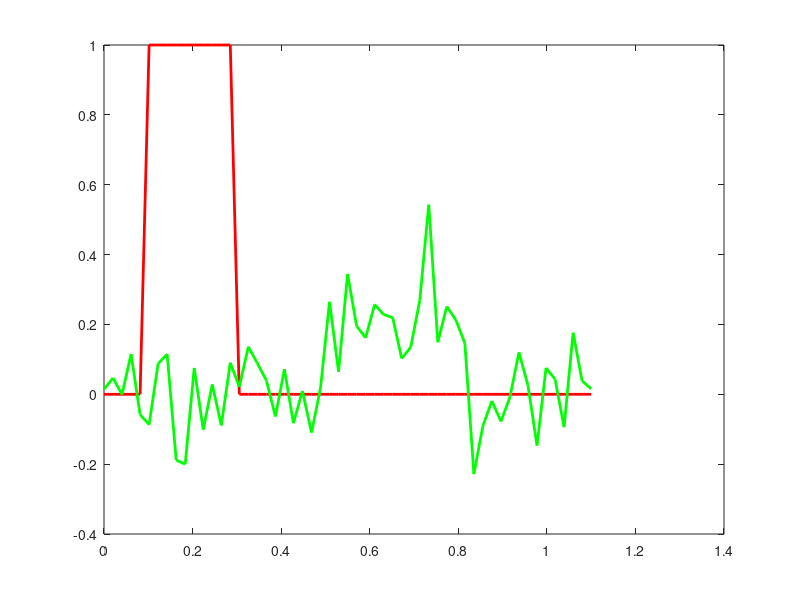

This chart was generated by the following MATLAB code: (Note: this script raises an error after producing the figure.)
% SPS Short Course: Radar Signal Processing Mastery
% Theory and Hands-On Applications with mmWave MIMO Radar Sensors
% Date: 7-11 October 2024
% Time: 9:00AM-11:00AM ET (New York Time)
% Presenter: Mohammad Alaee-Kerahroodi

close all
clear
clc

rng(2024)
% Constants
c = 3e8;            % Speed of light in m/s
fc = 150e6;         % Carrier frequency in Hz
lambda = c / fc;    % Wavelength in meters
vrTarget1 = 100;    % Radial speed of the target in m/s
vrTarget2 = 70;     % Radial speed of the target in m/s

% Doppler frequency calculation
fdTarget1 = 2 * vrTarget1 / lambda;  % Doppler frequency in Hz
fdTarget2 = 2 * vrTarget2 / lambda;  % Doppler frequency in Hz

% Parameters
PRI = 1e-3;         % Pulse Repetition Interval 
PRF = 1/PRI;        % Pulse Repetition Frequency 
nPulse = 1;         % Number of pulses
nFFT = 4096;
tau = 200e-6;       % Pulse width 
bandwidth = 1/tau;  % Bandwidth of the pulse

fs = 10*bandwidth;  % Sampling frequency (samples per second)
samplePerChip = round(tau * fs);

snr = 0;            % dB

t_start = 100e-6;   % Start time (0 ms)
t = linspace(0, t_start+nPulse*PRI, (t_start+nPulse*PRI)*fs); % Time vector 

% Simulated delay and attenuation for the received signal
delayTarget1 = 400e-6;   % Round-trip delay of target
delayTarget2 = 500e-6;   % Round-trip delay of target
attTarget1 = 0.1;        % Attenuation factor
attTarget2 = 0.2;        % Attenuation factor

pulseTx = zeros(size(t));   % Transmit pulse
pulseRxTarget1 = zeros(size(t));   % Received pulse
pulseRxTarget2 = zeros(size(t));   % Received pulse

dopplerSignalTarget1 = cos(2 * pi * fdTarget1 * t);
dopplerSignalTarget2 = cos(2 * pi * fdTarget2 * t);

for i = 0:nPulse-1
    tInterval = t >= t_start + i*PRI & t <= t_start + i*PRI + tau; % Time interval for each pulse
    pulseTx(tInterval) = 1;  % Set transmitted pulse to 1

    tIntervalTarget1 = t >= t_start + i*PRI + delayTarget1 & t <= t_start + i*PRI + delayTarget1 + tau;
    tIntervalTarget2 = t >= t_start + i*PRI + delayTarget2 & t <= t_start + i*PRI + delayTarget2 + tau;

    pulseRxTarget1(tIntervalTarget1) = attTarget1;  % Set received pulse
    pulseRxTarget2(tIntervalTarget2) = attTarget2;  % Set received pulse
end

received_pulse = pulseRxTarget1 .* dopplerSignalTarget1 + pulseRxTarget2 .* dopplerSignalTarget2;  % Received pulse (Delayed and attenuated)
received_signal = awgn(received_pulse, snr, "measured");

% Animation setup
figure('Position', [100, 100, 900, 600]);

% Initialize GIF file
filename = 'matched_filter_animation.gif';  % Output GIF file name

for k = 1:length(t)
    cla
    plot(t*1e3, pulseTx, 'r', 'LineWidth', 2, 'DisplayName', 'Transmit Pulse'); hold on;
    plot(t*1e3, received_signal, 'g', 'LineWidth', 2, 'DisplayName', 'Received Signal');

    % Calculate matched filter output up to current time
    r = abs(xcorr(received_signal(1:k), pulseTx(end:-1:1)));

    % Plot matched filter output
    plot(t*1e3, r(round(tau*fs) + 1:round(tau*fs) + length(t)), 'LineWidth', 2, 'DisplayName', 'Matched Filter Output');
    
    xlabel('Time (ms)', 'FontSize', 12);
    ylabel('Amplitude', 'FontSize', 12);
    legend();
    grid on;
    ylim([-1 3]);

    % Capture frame and convert it to an image
    frame = getframe(gcf);
    img = frame2im(frame);
    [imgIndexed, cmap] = rgb2ind(img, 256);  % Convert image to indexed color map

    % Write the frame to the GIF file
    if k == 1
        imwrite(imgIndexed, cmap, filename, 'gif', 'LoopCount', Inf, 'DelayTime', 0.01);
    else
        imwrite(imgIndexed, cmap, filename, 'gif', 'WriteMode', 'append', 'DelayTime', 0.01);
    end

    pause(0.01);  % Pause to create animation effect
end
